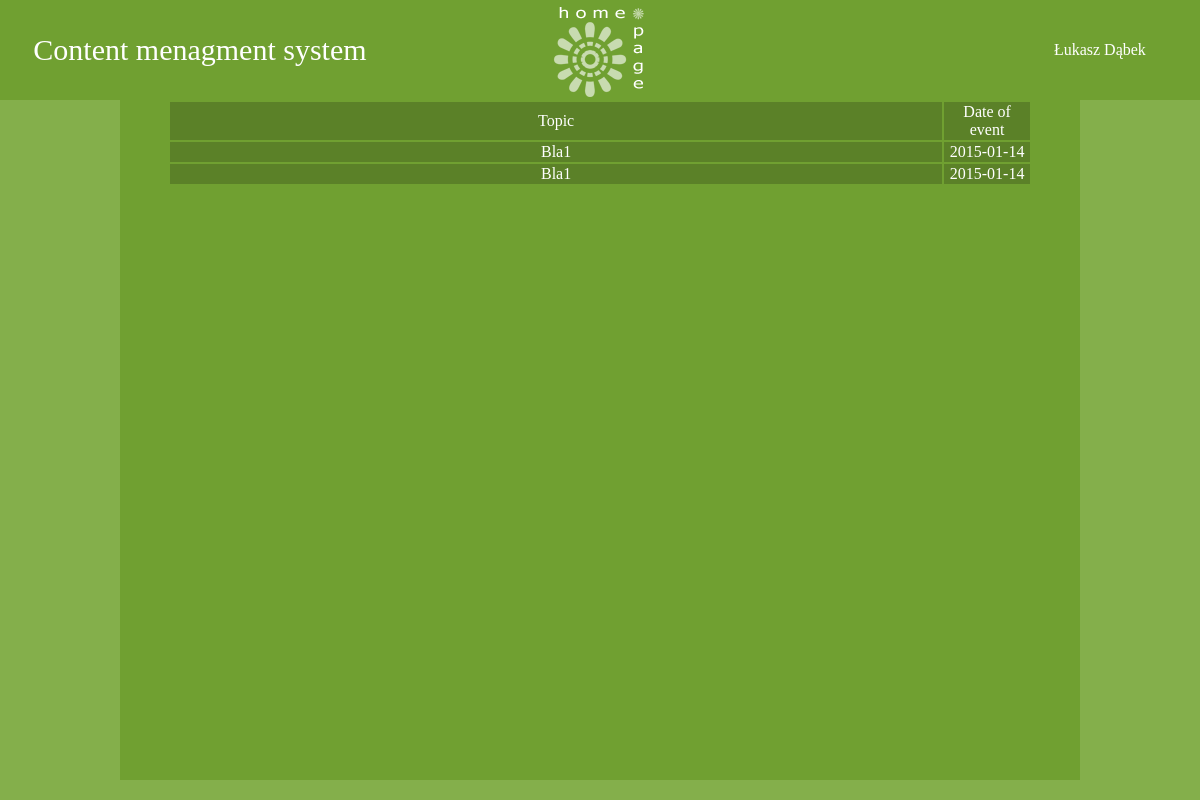
Page /CMS.php?action=list_calendar (signed in) on the earlier database version.
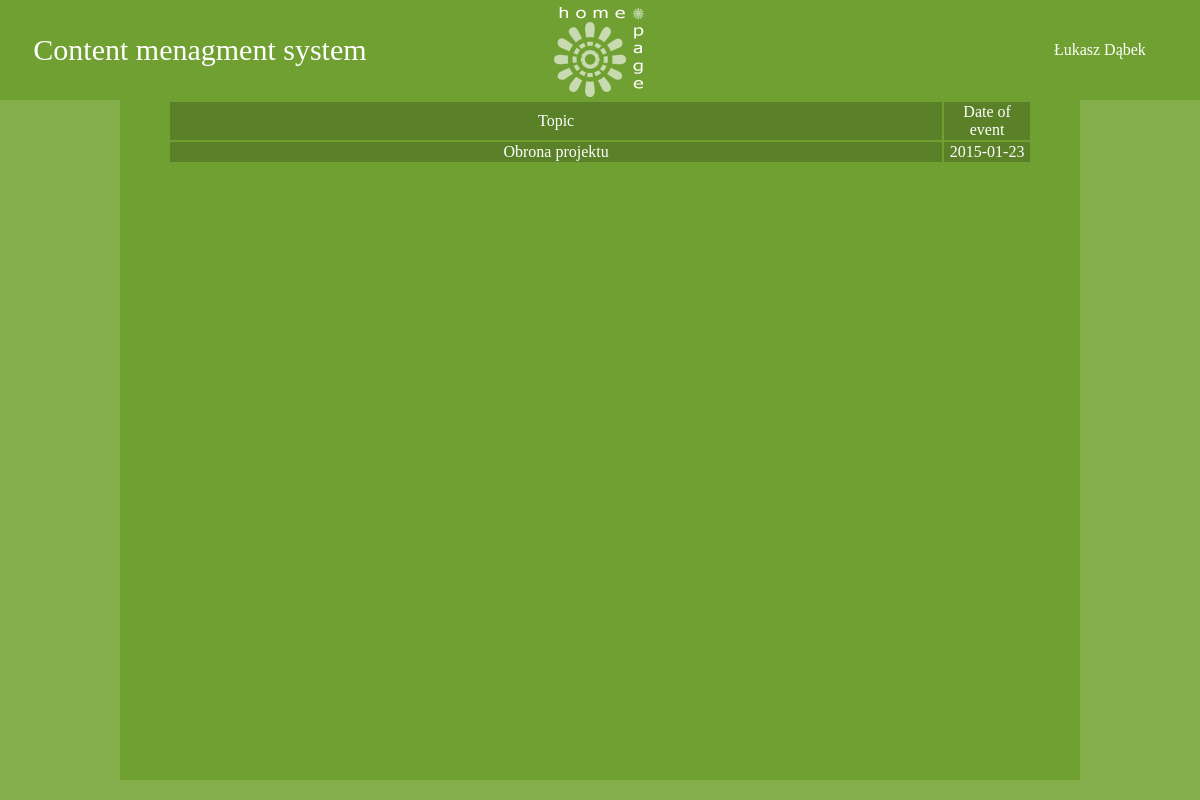
Same page on the later database version.
### tables this page shows
CREATE TABLE IF NOT EXISTS `calendar` (
  `Id` int(11) NOT NULL AUTO_INCREMENT,
  `UserId` int(11) DEFAULT NULL,
  `Date` date DEFAULT NULL,
  `Topic` varchar(30) DEFAULT NULL,
  `Description` text,
  PRIMARY KEY (`Id`)
);

### Controllers/CalendarController.php (called while the page is built, shortened)
<?php
class CalendarController extends Controller {
    public function Read() {
        $q = "SELECT * FROM `calendar` ORDER BY Date";
        $stmt = DataBaseService::Query(0, $q);
        include $this->viewsPath . 'CalendarListView.php';
    }
}

### Service/DataBaseService.php (called while the page is built, shortened)
<?php
class DataBaseInfo {
    public $host;
    public $user;
    public $passW;
    public $DB;
    function __construct() {
        $this->host = $this->user = $this->passW = $this->DB = "";
    }
    public function Connect() {
        try {
            $h = 'mysql:host=' . $this->host;
            $db = 'dbname=' . $this->DB;
            $u = $this->user;
            $p = $this->passW;
            $pdo = new PDO($h . ';' . $db, $u, $p);
        } catch (Exception $ex) {
            LogService::error("DataBaseService", "MySql connection error " . $ex->getMessage());
            return null;
        }
        return $pdo;
    }
}
class DataBaseService {
    private static $index = 0;
    private static $dbStatus = array();
    private static $db;
    public static function Initialize() {
        $dir = '.' . DIRECTORY_SEPARATOR . 'Configuration' . DIRECTORY_SEPARATOR . Config;
        if (file_exists($dir)) {
            $configFile = fopen($dir, 'r');
            while (true) {
                if (feof($configFile))
                    break;
                $line = fgets($configFile);
                if (strstr($line, "# Start DB")) {
                    self ::$dbStatus[self ::$index] = new DataBaseStatus();
                } else if (strstr($line, "# End DB")) {
                    ++self ::$index;
                } else {
                    $db = explode(";", $line);
                    if (strstr($db[0], "HOST")) {
                        if (isset($db[1])) {
                            self ::$dbStatus[self ::$index]->dbInfo->host = $db[1];
                        }
                    }
                    if (strstr($db[0], "USER")) {
                        if (isset($db[1])) {
                            self ::$dbStatus[self ::$index]->dbInfo->user = $db[1];
                        }
                    }
                    if (strstr($db[0], "PASSW")) {
                        if (isset($db[1])) {
                            self ::$dbStatus[self ::$index]->dbInfo->passW = $db[1];
                        }
                    }
                    if (strstr($db[0], "DB")) {
                        if (isset($db[1])) {
                            self ::$dbStatus[self ::$index]->dbInfo->DB = $db[1];
                        }
                    }
                }
            }
        } else {
            LogService::error('DataBaseService', 'Configuration file not found at: ' . $dir);
        }
    }
    public static function Connect($_connectTo) {
        $i = 0;
        if (!$_connectTo) {
            foreach (self ::$dbStatus as $_db) {
                self ::$db[$i] = $_db->dbInfo->Connect();
                if (self ::$db[$i] != NULL) {
                    self ::$dbStatus[$i]->isConnected = true;
                    self ::$dbStatus[$i]->connectionErrors = "No errors";
                } else {
                    self ::$dbStatus[$i]->isConnected = false;
                    self ::$dbStatus[$i]->connectionErrors = "Error!";
                }
                ++$i;
            }
        } else {
            if ($_connectTo > self ::$index || $_connectTo < 0) {
                throw new Exception;
            } else {
                self ::$dbStatus[$_connectTo]->dbInfo->Conect();
            }
        }
    }
    public static function Query($_indexDB, $_query) {
        if ($_indexDB > self ::$index || $_indexDB < 0) {
            throw new Exception;
        } else {
            return self::$db[$_indexDB]->query($_query);
        }
    }
}

### Views/Calendar/CalendarListView.php (the view, shortened to what this page needs)
<html>
    <body>
        <?php include _ROOT_PATH . DIRECTORY_SEPARATOR . 'Views' . DIRECTORY_SEPARATOR . 'ContentManagementSystemParts' . DIRECTORY_SEPARATOR . 'Label.php'; ?>
        <div class="calendarModule">
                <table>
                    <tr>
                        <td class="eventTitle">Topic</td>
                        <td class="eventTitle">Date of event</td>
                    </tr>
                    <?php
                    foreach ($_SESSION['rez'] as $event) { ?>
                    <tr>
                        <td class="eventTitle"><a href="CMS.php?action=edit_calendar&calendar=<?php echo $event->Id; ?>"><?php echo $event->Topic; ?></a></td>
                        <td class="eventDate"><a href="CMS.php?action=edit_calendar&calendar=<?php echo $event->Id; ?>"><?php echo $event->Date; ?> </a></td>
                    </tr>
                    <?php } ?>
                </table>
        </div>
    </body>
</html>

### CMS.php (shortened to what this page needs)
<?php
if (isset($_SESSION['User'])) {
    if (isset($_GET['action'])) {
        switch ($_GET['action']) {
            case 'list_calendar';
                $_SESSION['calendarC']->Read();
                break;
        }
    }
} else {
    include _ROOT_PATH . DIRECTORY_SEPARATOR . 'Views' . DIRECTORY_SEPARATOR . 'LogInView.php';
}
?>

### Views/ContentManagementSystemParts/Label.php (shortened to what this page needs)
<div class="label">
    <div class="titleDivision">
        <div class="titleContainer">
            <p class="pageTitles" id="CMSname">Content menagment system</p>
        </div>
    </div>
    <div class="titleDivision">
        <a id="home" href="CMS.php"></a>
    </div>
    <div class="titleDivision">
        <div class="userMenu">
            <?php if (isset($_SESSION['User'])) {?>
            <div class="userName"><p class="pageTitles"><?php echo $_SESSION['User']->Name . ' ' . $_SESSION['User']->Surname;?></p></div>
            <?php } ?>
        </div>
    </div>
</div>

### Views/Styles/CMSstyle.css (style rules this page uses)
html { font-family: tahoma; color: white; background-color: #84af4b; }
body { margin: 0; height: 100%; }
a { text-decoration: none; color: white; }
.label { width: 100%; height: 100px; padding: 0 0 0 0; background-color: #70a031; }
.titleDivision { width: 33.33%; height: 100px; position: relative; float: left; }
#CMSname { font-size: 30px; color: white; }
.pageTitles { text-align: center; display: table-cell; vertical-align:middle; }
.titleContainer { width: 100%; height: 100px; display: table; }
.userMenu { width: 200px; height: 100px; float: right; overflow: hidden; position: relative; }
.userName { width: 200px; height: 100px; display: table; color: white; }
#home { margin: 0 auto; background-image: url(../Images/homepage_button.png); display: block; width: 100px; height: 100px; }
.usersModule table, tr, td { width: 90%; margin: 0 auto; border-color: black; //border: 1px solid; background-color: rgba(0,0,0,0.1); text-align: center; border-collapse: collapse; }
.calendarModule { width: 80%; height: 85%; background-color: #70a031; margin: 0px auto; }
.calendarModule table { margin: 0 auto; width: 90%; // display: block; }
td > a { display: block; }

Differences in the rows shown:
removed calendar: Topic "Bla1", Date "2015-01-14"
removed calendar: Topic "Bla1", Date "2015-01-14"
added calendar: Topic "Obrona projektu", Date "2015-01-23"
